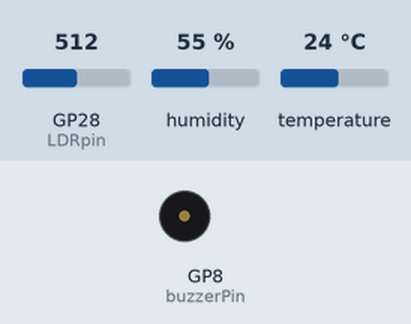
Recording of a sketch running on a simulated Raspberry Pi Pico W. Shown: buzzer (waves = sounding). The test bench sets the inputs (shaded band); at power-on: humidity 55 %, GP28 (LDRpin) = 512, temperature 24 °C. WiFi joins after 1.5 s; servers stay silent unless stated; no MQTT or app messages arrive unless stated.

Above: at 2.9 s.
3.0 s: humidity set to 79 %
13.0 s: humidity set to 82 %
At 22.2 s:
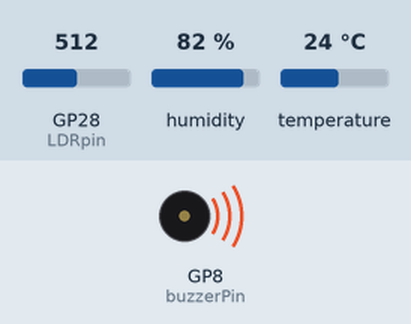
23.8 s: humidity set to 22 %
At 24.8 s:
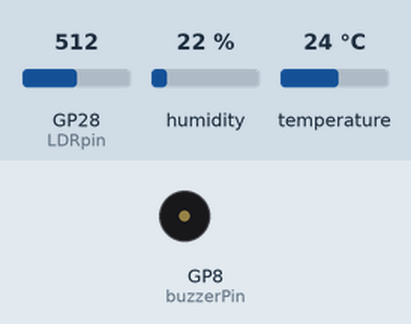
33.8 s: humidity set to 88 %
At 42.8 s:
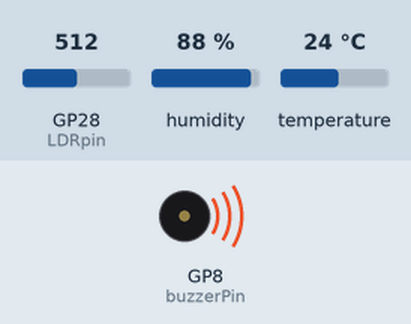
Timing chart, 0 to 44.5 s (numbered marks = the images above; inputs shaded):
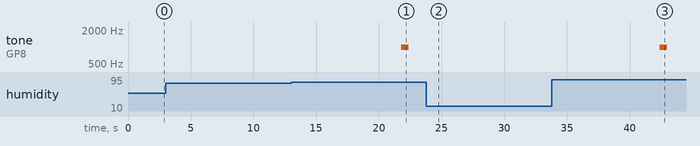

The sketch:

sketch.ino
```cpp
#include <WiFi.h>
#include "DHT.h"
#include <PubSubClient.h>

const char* wifiSSID  = "Wokwi-GUEST";
const char* wifiPass  = "";

const char* mqttServer = "broker.hivemq.com";
const int   mqttPort   = 1883;
const char* mqttTopic  = "weather";

#define DHTpin     16
#define LDRpin     28
#define buzzerPin   8
#define DHTtype  DHT22

DHT dht(DHTpin, DHTtype);
WiFiClient wifiClient;
PubSubClient mqtt(wifiClient);

void ensureMQTT() {
  while (!mqtt.connected()) {
    Serial1.print("Connecting to MQTT...");
    if (mqtt.connect("PicoW_Weather_Node")) {
      Serial1.println(" connected.");
    } else {
      Serial1.print("Error: ");
      Serial1.println(mqtt.state());
      delay(1000);
    }
  }
}

void setup() {
  Serial1.begin(115200);
  delay(200);

  Serial1.println("Weather Station (DHT22 + LDR + MQTT)");

  pinMode(buzzerPin, OUTPUT);
  digitalWrite(buzzerPin, LOW);

  dht.begin();

  Serial1.print("Connecting to WiFi");
  WiFi.begin(wifiSSID, wifiPass);
  while (WiFi.status() != WL_CONNECTED) {
    Serial1.print(".");
    delay(500);
  }
  Serial1.println("\nWiFi connected.");
  Serial1.print("IP Address: ");
  Serial1.println(WiFi.localIP());

  mqtt.setServer(mqttServer, mqttPort);
}

void loop() {
  if (!mqtt.connected()) {
    ensureMQTT();
  }
  mqtt.loop();

  float temp  = dht.readTemperature();
  float humid = dht.readHumidity();
  int light   = analogRead(LDRpin);

  if (isnan(temp) || isnan(humid)) {
    Serial1.println("DHT22 error.");
    delay(2000);
    return;
  }

  Serial1.print("Temp: ");
  Serial1.print(temp);
  Serial1.print(" °C | Humidity: ");
  Serial1.print(humid);
  Serial1.print(" % | Light: ");
  Serial1.println(light);

  if (temp > 35 || humid > 80) {
    Serial1.println("ALERT: Extreme sensor reading!");
    tone(buzzerPin, 1000);
    delay(600);
    noTone(buzzerPin);
  } else {
    noTone(buzzerPin);
  }

  char msg[250];
  snprintf(msg, sizeof(msg),
    "{\"temperature\":%.2f,\"humidity\":%.2f,\"light\":%d}",
    temp, humid, light);

  mqtt.publish(mqttTopic, msg);
  Serial1.print("Sent MQTT: ");
  Serial1.println(msg);

  delay(10000);

}
```

Measured:
- the behaviour switches between 80 and 81 % on humidity (found by bisection; images 0 and 1)
- after the input at 3.0 s, every drawn part: stays the same
- after the input at 13.0 s, tone on GP8 (buzzerPin): silent → 1000 Hz after 8.8 s, → silent 0.60 s later
- after the input at 23.8 s, tone on GP8 (buzzerPin): stays silent (without the input it goes to 1000 Hz after 8.6 s)
- after the input at 33.8 s, tone on GP8 (buzzerPin): silent → 1000 Hz after 8.6 s, → silent 0.60 s later
